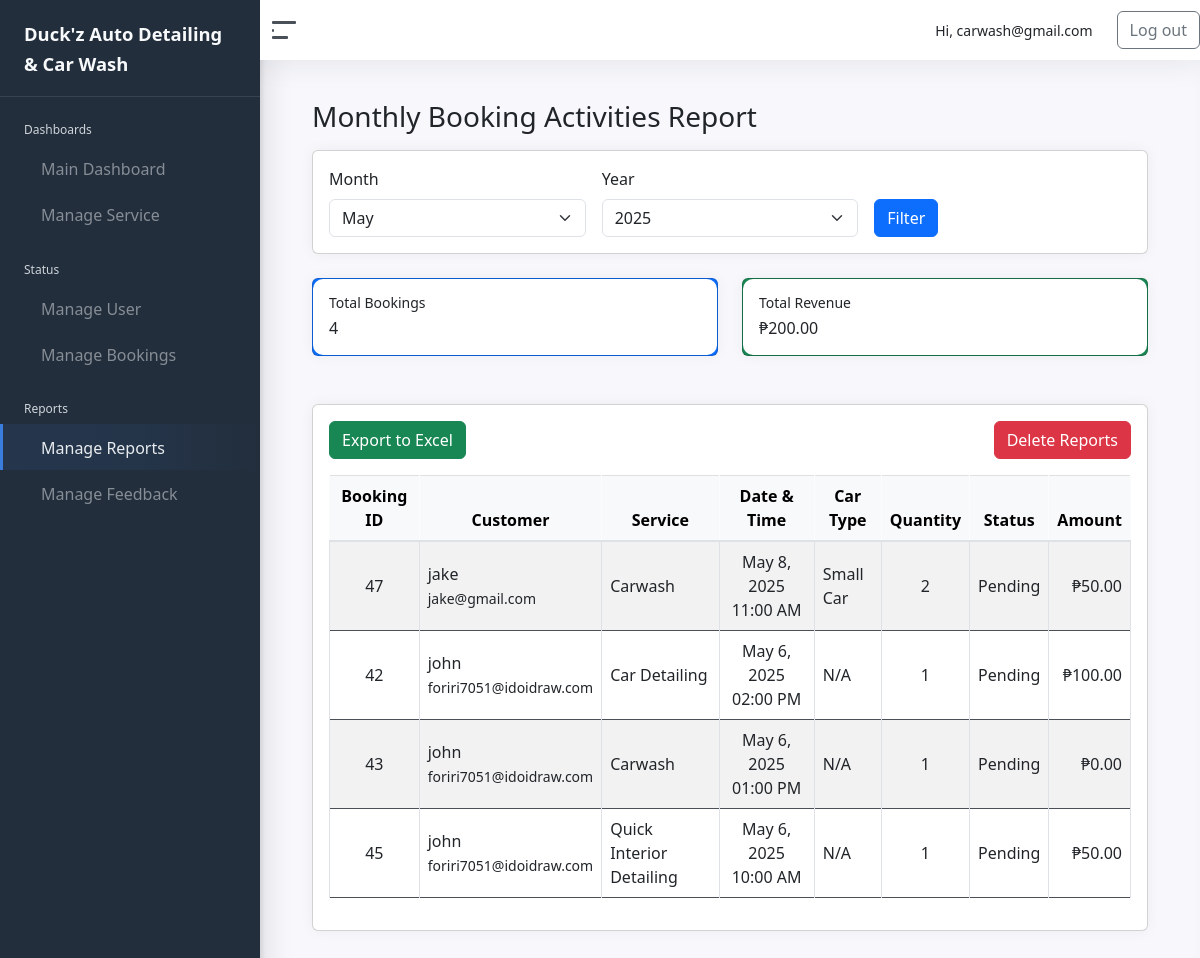
Before: /admin/manage_reports.php (signed in) with the older database file.
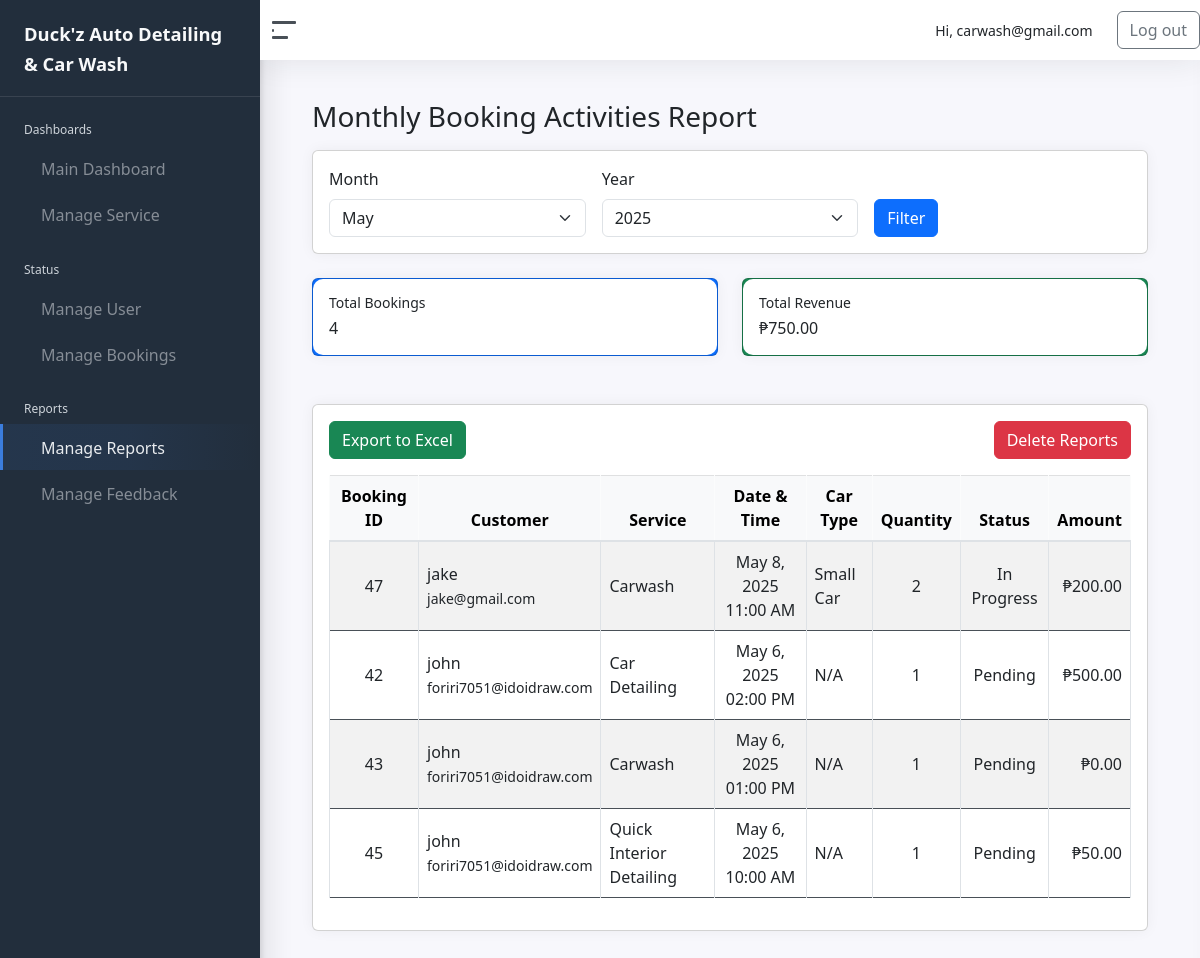
After: the same page with the newer database file.
### tables this page shows
CREATE TABLE `bookings` (
  `BookingID` int(11) NOT NULL,
  `CustomerID` int(11) NOT NULL,
  `ServiceID` int(11) NOT NULL,
  `BookingDate` datetime DEFAULT current_timestamp(),
  `StatusID` int(11) DEFAULT 1,
  `NumberOfCars` int(11) DEFAULT 1,
  `CarType` varchar(50) DEFAULT NULL,
  `CarQuantity` int(11) NOT NULL DEFAULT 1,
  `CarTypeID` int(11) NOT NULL,
  `EmployeeID` int(11) DEFAULT NULL
);

CREATE TABLE `status` (
  `StatusID` int(11) NOT NULL,
  `StatusName` varchar(20) NOT NULL
);

CREATE TABLE `customer` (
  `CustomerID` int(11) NOT NULL,
  `Username` varchar(50) NOT NULL,
  `EmailAddress` varchar(100) NOT NULL,
  `Age` int(11) DEFAULT NULL,
  `Password` varchar(255) NOT NULL,
  `ConfirmPassword` varchar(255) NOT NULL,
  `ProfilePicture` varchar(255) DEFAULT NULL,
  `ServiceID` int(11) DEFAULT NULL,
  `BookingDate` datetime DEFAULT NULL,
  `StatusID` int(11) DEFAULT 1,
  `is_google_user` tinyint(1) DEFAULT 0,
  `Status` enum('Active','Blocked') NOT NULL DEFAULT 'Active',
  `otp_code` varchar(6) DEFAULT NULL,
  `otp_expires_at` datetime DEFAULT NULL
);

CREATE TABLE `service` (
  `ServiceID` int(11) NOT NULL,
  `ServiceName` varchar(100) NOT NULL,
  `Description` text DEFAULT NULL,
  `ImagePath` varchar(255) DEFAULT NULL,
  `BasePrice` decimal(10,2) NOT NULL DEFAULT 0.00,
  `EstimatedDuration` int(11) NOT NULL DEFAULT 60 COMMENT 'Duration in minutes'
);

CREATE TABLE `car_types` (
  `CarTypeID` int(11) NOT NULL,
  `TypeName` varchar(50) NOT NULL,
  `Description` varchar(255) DEFAULT NULL,
  `BasePrice` decimal(10,2) NOT NULL,
  `EstimatedDuration` int(11) NOT NULL COMMENT 'Duration in minutes'
);

### admin/manage_reports.php (the view, shortened to what the changed rows need)
<?php
require_once '../connection/conn.php';
$current_month = date('m');
$current_year = date('Y');
$selected_month = $_GET['month'] ?? $current_month;
$selected_year = $_GET['year'] ?? $current_year;
$query = "
SELECT
    b.BookingID,
    c.Username,
    c.EmailAddress,
    s.ServiceName,
    b.BookingDate,
    st.StatusName,
    s.BasePrice,
    ct.TypeName,
    ct.BasePrice AS CarTypePrice,
    b.CarQuantity,
    (CASE
        WHEN s.ServiceName LIKE '%Carwash%' THEN ct.BasePrice * b.CarQuantity
        ELSE s.BasePrice * b.CarQuantity
    END) AS TotalPrice
FROM bookings b
JOIN customer c ON b.CustomerID = c.CustomerID
JOIN service s ON b.ServiceID = s.ServiceID
JOIN status st ON b.StatusID = st.StatusID
LEFT JOIN car_types ct ON b.CarTypeID = ct.CarTypeID
WHERE MONTH(b.BookingDate) = ? AND YEAR(b.BookingDate) = ?
ORDER BY b.BookingDate DESC
";
$stmt = $conn->prepare($query);
$stmt->bind_param("ii", $selected_month, $selected_year);
$stmt->execute();
$result = $stmt->get_result();
$total_bookings = 0;
$total_revenue = 0;
if ($result) {
    while ($row = $result->fetch_assoc()) {
        $total_bookings++;
        $total_revenue += $row['TotalPrice'];
    }
}
?>
<!DOCTYPE html>
<html lang="en">
<head>
    <?php include 'includes/head.php'; ?>
</head>
<body>
    <div class="wrapper">
        <div class="main">
            <?php include 'includes/navbar.php'; ?>
            <main class="content">
                <div class="container-fluid">
                    <h1 class="h3 mb-3">Monthly Booking Activities Report</h1>
                    <div class="row mb-4">
                        <div class="col-md-6">
                            <div class="card bg-primary ">
                                <div class="card-body">
                                    <h2 class="card-text"><?= $total_bookings ?></h2>
                                </div>
                            </div>
                        </div>
                        <div class="col-md-6">
                            <div class="card bg-success ">
                                <div class="card-body">
                                    <h5 class="card-title">Total Revenue</h5>
                                    <h2 class="card-text">₱<?= number_format($total_revenue, 2) ?></h2>
                                </div>
                            </div>
                        </div>
                    </div>
                    <div class="card">
                        <div class="card-body">
                            <div class="table-responsive">
                                <table class="table table-bordered table-striped align-middle">
                                    <thead class="table-light text-center">
                                        <tr>
                                            <th>Booking ID</th>
                                            <th>Customer</th>
                                            <th>Service</th>
                                            <th>Date & Time</th>
                                            <th>Car Type</th>
                                            <th>Quantity</th>
                                            <th>Status</th>
                                            <th>Amount</th>
                                        </tr>
                                    </thead>
                                    <tbody>
                                        <?php if ($result && $result->num_rows > 0): ?>
                                            <?php while ($row = $result->fetch_assoc()): ?>
                                                <tr>
                                                    <td class="text-center"><?= $row['BookingID'] ?></td>
                                                    <td>
                                                        <?= htmlspecialchars($row['Username']) ?><br>
                                                        <small><?= htmlspecialchars($row['EmailAddress']) ?></small>
                                                    </td>
                                                    <td><?= htmlspecialchars($row['ServiceName']) ?></td>
                                                    <td class="text-center"><?= date('M j, Y h:i A', strtotime($row['BookingDate'])) ?></td>
                                                    <td><?= $row['TypeName'] ?? 'N/A' ?></td>
                                                    <td class="text-center"><?= $row['CarQuantity'] ?></td>
                                                    <td class="text-center"><?= $row['StatusName'] ?></td>
                                                    <td class="text-end">₱<?= number_format($row['TotalPrice'], 2) ?></td>
                                                </tr>
                                            <?php endwhile; ?>
                                        <?php else: ?>
                                            <tr><td colspan="8" class="text-center">No records found for selected month.</td></tr>
                                        <?php endif; ?>
                                    </tbody>
                                </table>
                            </div>
                        </div>
                    </div>
                </div>
            </main>
        </div>
    </div>
</body>
</html>

Changed rows visible on the page:
changed bookings "jake": StatusID.StatusName "Pending" → "In Progress"; TotalPrice "50.00" → "200.00"
computed for bookings "May 6, 2025 02:00 PM": TotalPrice "100.00" → "500.00"
Other visible differences:
$total_revenue: "200.00" → "750.00"
